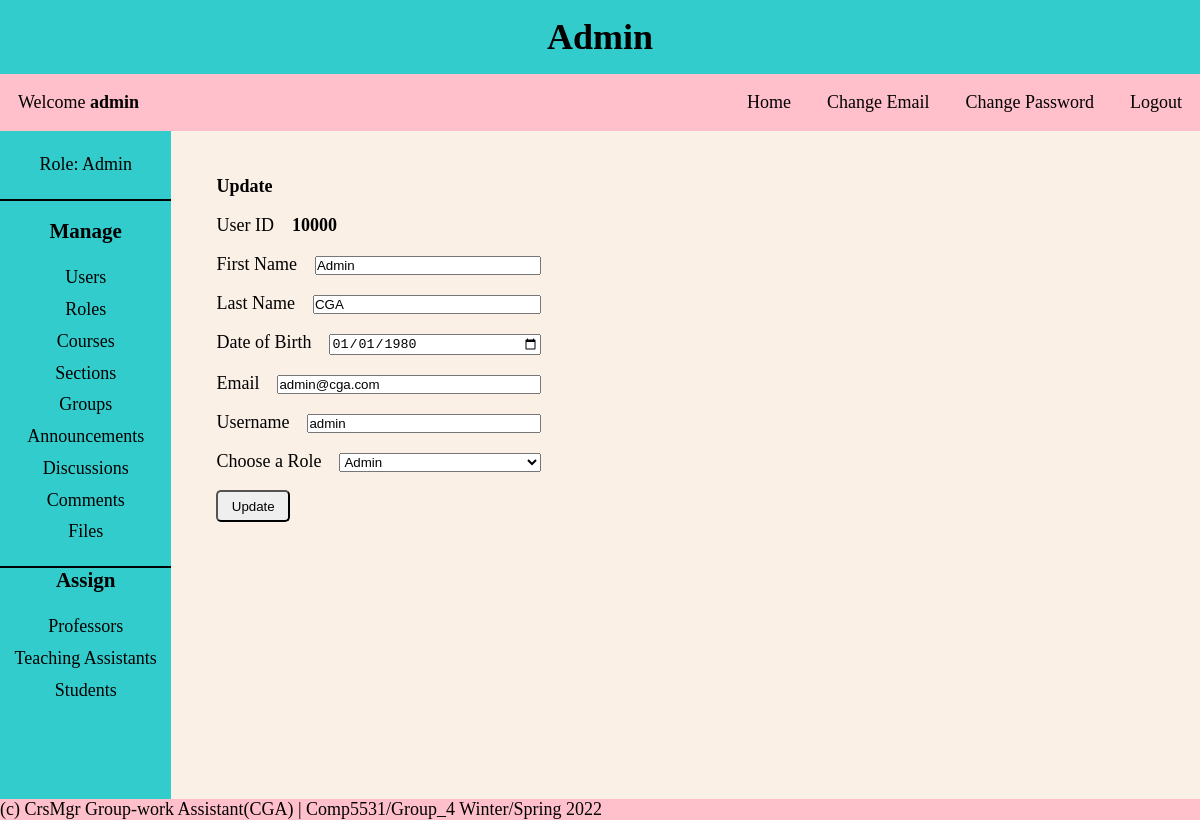
Screenshot of /CGA/project_new/pages/admin.php?page=users_update&id=10000 (signed in) with the database file from the repository.
### tables this page shows
CREATE TABLE Users
(
  user_id INT NOT NULL AUTO_INCREMENT,
  first_name VARCHAR(30) NOT NULL,
  last_name VARCHAR(30) NOT NULL,
  dob DATE NOT NULL,
  email VARCHAR(30) NOT NULL,
  username VARCHAR(30) NOT NULL,
  password VARCHAR(30) NOT NULL,
  created_on DATETIME DEFAULT CURRENT_TIMESTAMP,
  first_login TINYINT NOT NULL,
  role_id INT NOT NULL,
  PRIMARY KEY (user_id),
  FOREIGN KEY (role_id) REFERENCES Roles(role_id),
  UNIQUE (email),
  UNIQUE (username)
);

### CGA/project_new/helper/functions.php (called while the page is built, shortened)
<?php
function get_role_array()
{
    global $conn;
    $query = "SELECT * FROM roles";
    $result = mysqli_query($conn, $query);
    return $result;
}

### CGA/project_new/CRUD/users_update.php (the view, shortened to what this page needs)
<?php
$id = $_GET['id'];
$query = "SELECT * FROM users WHERE user_id='$id'";
$results = mysqli_query($conn, $query);
while ($row = mysqli_fetch_assoc($results)) {
    $first_name = $row['first_name'];
    $last_name = $row['last_name'];
    $dob = $row['dob'];
    $email = $row['email'];
    $username = $row['username'];
    $user_role_id = $row['role_id'];
}
?>
<div class="form-container">
    <form class="form-body" action="" method="post">
        <div class="form-input">
            <p><b>Update</b></p>
            <label>User ID</label>
            <span><b><?= $id ?></b></span>
        </div>
        <div class="form-input">
            <label>First Name</label>
            <span><input type="text" name="firstname" value='<?= $first_name ?>'></span>
        </div>
        <div class="form-input">
            <label>Last Name</label>
            <span> <input type="text" name="lastname" value='<?= $last_name ?>'> </span>
        </div>
        <div class="form-input">
            <label>Date of Birth</label>
            <span><input type="date" name="dob" value='<?= $dob ?>'> </span>
        </div>
        <div class="form-input">
            <label>Email</label>
            <span><input type="email" name="email" value='<?= $email ?>'> </span>
        </div>
        <div class="form-input">
            <label>Username</label>
            <span><input type="text" name="username" value='<?= $username ?>'></span>
        </div>
        <div class="form-input">
            <label for="roles">Choose a Role</label>
            <span>
                <select id="roles" name="role_id">
                    <?php
                    $roles = get_role_array();
                    foreach ($roles as $role) {
                        $role_id = $role['role_id'];
                        $role_name = $role['role_name'];
                        if ($user_role_id == $role_id) {
                            echo "<option name=role_name value='$role_id' selected>$role_name</option>";
                        } else {
                            echo "<option name=role_name value='$role_id'>$role_name</option>";
                        }
                    }
                    ?>
                </select>
            </span>
        </div>
        <div class="form-submit">
            <input type="submit" name="update_user" value="Update">
        </div>
    </form>
</div>

### CGA/project_new/styles/style.css (style rules this page uses)
* { margin: 0; padding: 0; box-sizing: border-box; }
body { background-color: #faf0e6; font-family: 'Times New Roman', Times, serif; font-size: large; }
.col-right p { padding: 1em 0; }
.form-container { display: block; margin: 0 auto; align-items: center; }
.form-body { text-align: center; padding: 2em; }
form div { padding: 0.5em; }
.form-input label { float: left; }
.form-input input, select { width: 100%; }
.form-input span { display: block; overflow: hidden; padding: 0 1em; }
.form-submit input { padding: 0.5em 1em; border-radius: 5px; }
section .form-container { margin: 0 0; }
section .form-body { text-align: left; padding: 0 1em; }
@media only screen and (min-width: 480px) { .form-container { max-width: 70%; } }
@media only screen and (min-width: 768px) { .form-container { max-width: 60%; } }
@media only screen and (min-width: 1024px) { .form-container { max-width: 50%; } }
@media only screen and (min-width: 1200px) { .form-container { max-width: 40%; } }

### rows the page displays
users: firstname "Admin", lastname "CGA", dob "01/01/1980", email "admin@cga.com", username "admin"

### other values shown
$role_name "Admin"
$username "admin"
$_SESSION['role_name'] "Admin"
$id "10000"
form field role_id "Admin"
